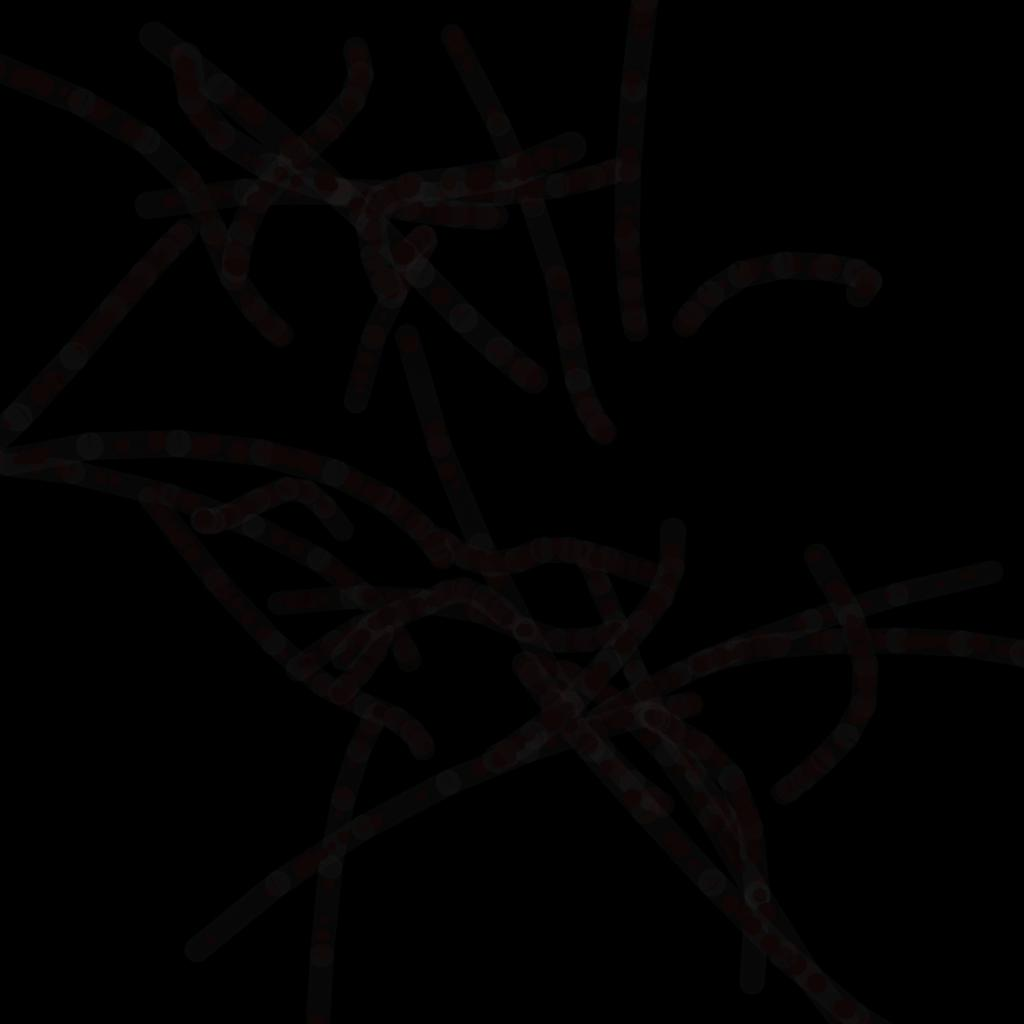

Write the Python code that produced this figure.
# sample that tests 'curves' geometry by generating random 3D bezier
# curves

import matplotlib.pyplot as plt
import numpy as np
#from pynari import *
import pynari as anari
import random
import sys, getopt,PIL
import math

fb_size = (1024,1024)
look_from = (-3,1.5,-2)
look_at = (.5,.5,.5)
look_up = (0.,1.,0.)
fovy = 20.

random.seed(80577)

# radius to use for emitted curves:
curve_radius = .02
curve_radius = .04


# the linear line segments representing the curves, in python arrays
curves_vertex_position = []
curves_vertex_radius = []
curves_primitive_index = []

spheres_vertex_position = []
spheres_vertex_radius = []

def lerp_cp(t,p0,p1):
    x0 = p0[0]
    y0 = p0[1]
    z0 = p0[2]
    x1 = p1[0]
    y1 = p1[1]
    z1 = p1[2]
    x = (1-t)*x0+t*x1
    y = (1-t)*y0+t*y1
    z = (1-t)*z0+t*z1
    return (x,y,z)

def eval_cubic(t,p00,p01,p02,p03):
    p10 = lerp_cp(t,p00,p01)
    p11 = lerp_cp(t,p01,p02)
    p12 = lerp_cp(t,p02,p03)

    p20 = lerp_cp(t,p10,p11)
    p21 = lerp_cp(t,p11,p12)

    p30 = lerp_cp(t,p20,p21)
    
    return p30
    
def add_vertex(v):
    global curves_vertex_position
    global curves_vertex_radius
    position = (v[0],v[1],v[2])
    radius   = curve_radius
    curves_vertex_position.append(position)
    curves_vertex_radius.append(radius)

def random_sphere(r):
    while True:
        x = 1-2*random.random()
        y = 1-2*random.random()
        z = 1-2*random.random()
        r2 = x*x+y*y+z*z
        if r2 <= 1:
            r = r / math.sqrt(r2)
            return np.array((x*r,y*r,z*r),dtype=np.float32)
    
    
# a curve with
# four 4D control points (with x,y,z, and radius each)
# two colors (for start and end)
def emit_tubes(cp0, cp1, cp2, cp3):
    n_segs = 8
    global curves_primitive_index
    global curves_vertex_position
    for i in range(n_segs):
        t0 = i/n_segs
        t1 = (i+1)/n_segs
        p0 = eval_cubic(t0,cp0,cp1,cp2,cp3)
        p1 = eval_cubic(t1,cp0,cp1,cp2,cp3)
        curves_primitive_index.append(len(curves_vertex_position))
        add_vertex(p0)
        add_vertex(p1)

def emit_spheres(cp0,cp1,cp2,cp3):
    global spheres_vertex_position
    global spheres_vertex_radius
    n_spheres = random.randint(14,28)
    for i in range(n_spheres):
        point_on_curve = eval_cubic(random.uniform(0.,1.),cp0,cp1,cp2,cp3)
        offset = random_sphere(curve_radius*random.uniform(.2,.14))
        r = random.uniform(.3,.8)*curve_radius
        spheres_vertex_position.append(point_on_curve+offset)
        spheres_vertex_radius.append(r);

def create_curves():
    curves = []
    for a in range(30):
        P = np.array((random.random(),random.random(),random.random()),dtype=np.float32)
        delta_length = .1
        delta = np.array([0,0,0],dtype=np.float32)
        #random_sphere(delta_length)
        for b in range(2):
            # first point:
            nodes = [ P ]
            for b in range(3):
                # three more points, totals three bezier segments
                if b > 0:
                    delta = delta + random_sphere(delta_length)
                P = P + delta;
                nodes.append(P)
            curves.append(nodes)
    return curves




# create a "Lambertian" (ie, diffuse) anari matterial, using ANARI's
# 'matte' material
def make_spheres_material_ignore():
    mat = device.newMaterial('matte')
    mat.setParameter('color',anari.float3,(.9,.1,.1))
    mat.commitParameters()
    return mat

def make_spheres_material():
    mat = device.newMaterial('physicallyBased')
    mat.setParameter('baseColor',anari.float3,(.9,.1,.1))
    mat.setParameter('metallic',anari.FLOAT32,.7)
    mat.setParameter('roughness',anari.FLOAT32,.05)
    mat.commitParameters()
    return mat

def make_curves_material():
    mat = device.newMaterial('physicallyBased')
    #mat.setParameter('baseColor',anari.float4,(.5,.5,.5,.2))
    mat.setParameter('baseColor',anari.float3,(.5,.5,.5))
    mat.setParameter('ior',anari.FLOAT32,1.)
    mat.setParameter('metallic',anari.FLOAT32,0.)
    mat.setParameter('opacity',anari.FLOAT32,0.1)
    mat.commitParameters()
    return mat
    
def make_anari_curves():
    geom = device.newGeometry('curve')

    np_position = np.array(curves_vertex_position,dtype=np.float32).flatten()
    position = device.newArray(anari.FLOAT32_VEC3,np_position)
    geom.setParameter('vertex.position',anari.ARRAY,position)
    
    np_radius = np.array(curves_vertex_radius,dtype=np.float32).flatten()
    radius = device.newArray(anari.FLOAT32,np_radius)
    geom.setParameter('vertex.radius',anari.ARRAY,radius)

    np_index = np.array(curves_primitive_index,dtype=np.uint32).flatten()
    index = device.newArray(anari.UINT32,np_index)
    geom.setParameter('primitive.index',anari.ARRAY,index)

    geom.commitParameters()

    surf = device.newSurface()
    surf.setParameter('geometry', anari.GEOMETRY, geom)
    surf.setParameter('material', anari.MATERIAL, make_curves_material())
    surf.commitParameters()
    
    return surf

def make_anari_spheres():
    geom = device.newGeometry('sphere')

    np_position = np.array(spheres_vertex_position,dtype=np.float32).flatten()
    position = device.newArray(anari.FLOAT32_VEC3,np_position)
    geom.setParameter('vertex.position',anari.ARRAY,position)
    
    np_radius = np.array(spheres_vertex_radius,dtype=np.float32).flatten()
    radius = device.newArray(anari.FLOAT32,np_radius)
    geom.setParameter('vertex.radius',anari.ARRAY,radius)

    geom.commitParameters()

    surf = device.newSurface()
    surf.setParameter('geometry', anari.GEOMETRY, geom)
    surf.setParameter('material', anari.MATERIAL, make_spheres_material())
    surf.commitParameters()
    
    return surf




device = anari.newDevice('default')

curves = create_curves()
for curve in curves:
    emit_tubes(curve[0],curve[1],curve[2],curve[3])
    emit_spheres(curve[0],curve[1],curve[2],curve[3])


world = device.newWorld()
spheres_surf = make_anari_spheres()
curves_surf = make_anari_curves()
surfaces = device.newArray( anari.SURFACE, [ spheres_surf, curves_surf ])
world.setParameter('surface', anari.ARRAY, surfaces )

light = device.newLight('directional')
light.setParameter('direction', anari.float3, (1,-1,1))
light.setParameter('irradiance', anari.float, 10)
light.setParameter('color', anari.float3, (1,1,1))
light.commitParameters()

array = device.newArray(anari.LIGHT, [light])
world.setParameter('light', anari.ARRAY1D, array)

world.commitParameters()


camera = device.newCamera('perspective')
camera.setParameter('aspect', anari.FLOAT32, fb_size[0]/fb_size[1])
camera.setParameter('position',anari.FLOAT32_VEC3, look_from)
direction = [ look_at[0] - look_from[0],
              look_at[1] - look_from[1],
              look_at[2] - look_from[2] ] 
camera.setParameter('direction',anari.float3, direction)
camera.setParameter('up',anari.float3,look_up)
camera.setParameter('fovy',anari.float,fovy*3.14/180)
camera.commitParameters()



renderer = device.newRenderer('default')
renderer.setParameter('ambientRadiance',anari.FLOAT32, .2)
renderer.setParameter('pixelSamples', anari.INT32, 128)
renderer.commitParameters()


frame = device.newFrame()

frame.setParameter('size', anari.uint2, fb_size)

frame.setParameter('channel.color', anari.DATA_TYPE, anari.UFIXED8_VEC4)
frame.setParameter('renderer', anari.OBJECT, renderer)
frame.setParameter('camera', anari.OBJECT, camera)
frame.setParameter('world', anari.OBJECT, world)
frame.commitParameters()

frame.render()
fb_color = frame.get('channel.color')

pixels = np.array(fb_color)

out_file_name = ''
args = sys.argv[1:]
opts, args = getopt.getopt(args,"ho:",["help","output="])
for opt,arg in opts:
    if opt == '-h':
        printf('sample07.py [-o outfile.jpg]')
        sys.exit(0)
    elif opt == '-o':
        out_file_name = arg

if out_file_name == '':
    plt.imshow(pixels)
    plt.gca().invert_yaxis()
    plt.show()
else:
    im = PIL.Image.fromarray(pixels)
    im = im.transpose(PIL.Image.FLIP_TOP_BOTTOM)
    im = im.convert('RGB')
    im.save(out_file_name)




